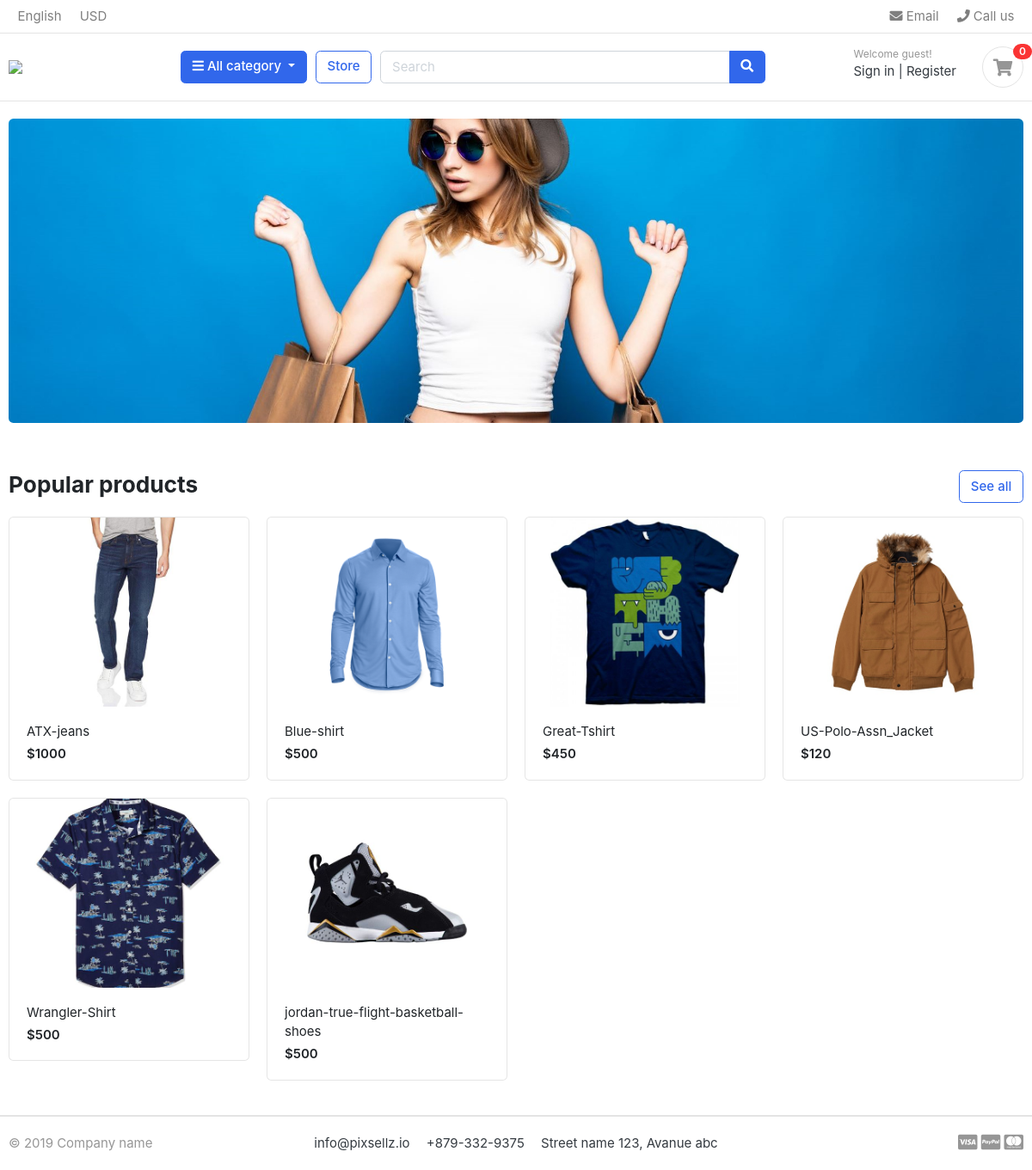
The page / on the database its author committed.
### store/models.py (models this page shows, shortened)
class Product(models.Model):
    product_name = models.CharField(max_length=200, unique=True)
    slug = models.SlugField(max_length=200, unique=True)
    description = models.TextField(max_length=200, unique=True)
    price = models.IntegerField()
    images = models.ImageField(upload_to='photos/products', unique=True)
    stock = models.IntegerField()
    is_available = models.BooleanField(default=True)
    category = models.ForeignKey(Category, on_delete=models.CASCADE)
    created_date = models.DateTimeField(auto_now_add=True)
    modified_date = models.DateTimeField(auto_now=True)
    def get_url(self):
        return reverse('product_detail', args=[self.category.slug, self.slug])

### MyStore/views.py (the view)
# urls.py: path('', views.home, name="home"),
def home(request):
    products = Product.objects.all().filter(is_available=True)
    context = {
        'products':products
    }
    return render(request, 'index.html',context)

### carts/context_processor.py (called while the page is built)
def counter(request):
    cart_count = 0
    if 'admin' in request.path:
        return {}
    else:
        try:
            cart = Cart.objects.filter(card_id = _cart_id(request))
            cart_items = CartItem.objects.all().filter(cart=cart[:1])
            for cart_item in cart_items:
                cart_count += cart_item.quantity
        except Cart.DoesNotExist:
            cart_count = 0
        return dict(cart_count = cart_count)

### carts/views.py (called while the page is built)
def _cart_id(request):
    cart = request.session.session_key
    if not cart:
        cart = request.session.create()
    return cart

### category/context_processors.py (called while the page is built)
def menu_links(request):
    links = Category.objects.all()
    return dict(links=links)

### category/models.py (called while the page is built)
    def get_url(self):
        return reverse('products_by_category', args=[self.slug])

### templates/index.html
{% extends './base.html' %}
{% load static %}
{% block content %}
<section class="section-intro padding-y-sm">
<div class="container">
<div class="intro-banner-wrap">
	<img src="{% static 'images/banners/cover.jpg' %}" class="img-fluid rounded">
</div>
</div>
</section>
<section class="section-name padding-y-sm">
<div class="container">
<header class="section-heading">
	<a href="./store.html" class="btn btn-outline-primary float-right">See all</a>
	<h3 class="section-title">Popular products</h3>
</header>
<div class="row">
	{% for product in products %}
	<div class="col-md-3">
		<div class="card card-product-grid">
			<a href="./product-detail.html" class="img-wrap"> <img src="{{ product.images.url }}"> </a>
			<figcaption class="info-wrap">
				<a href="{{ product.get_url }}" class="title">{{ product.product_name }}</a>
				<div class="price mt-1">${{ product.price }}</div>
			</figcaption>
		</div>
	</div>
	{% endfor %}
</div>
</div>
</section>
</body>
</html>
{% endblock %}

### templates/base.html (shortened to what this page needs)
<!DOCTYPE HTML>
{% load static %}
<html lang="en">
<head>
<link href="{% static 'css/bootstrap.css' %}" rel="stylesheet" type="text/css"/>
<link href="{% static 'fonts/fontawesome/css/all.min.css' %}" type="text/css" rel="stylesheet">
<link href="{% static 'css/ui.css' %}" rel="stylesheet" type="text/css"/>
<link href="{% static 'css/responsive.css' %}" rel="stylesheet" media="only screen and (max-width: 1200px)" />
</head>
<body>
{% include './base/header.html' %}
{% block content %}{% endblock %}
{% include './base/footer.html' %}

### templates/base/header.html (shortened to what this page needs)
{% load static %}
<header class="section-header">
    <nav class="navbar p-md-0 navbar-expand-sm navbar-light border-bottom">
    <div class="container">
      <div class="collapse navbar-collapse" id="navbarTop4">
        <ul class="navbar-nav mr-auto">
            <li class="nav-item dropdown">
                 <a href="#" class="nav-link">English</a>
            </li>
            <li class="nav-item dropdown">
                <a href="#" class="nav-link"> USD </a>
            </li>
        </ul>
        <ul class="navbar-nav">
            <li><a href="#" class="nav-link"> <i class="fa fa-envelope"></i> Email </a></li>
            <li><a href="#" class="nav-link"> <i class="fa fa-phone"></i> Call us </a></li>
        </ul>
      </div>
    </div>
    </nav>
    <section class="header-main border-bottom">
        <div class="container">
    <div class="row align-items-center">
        <div class="col-lg-2 col-md-3 col-6">
            <a href="{% url 'home' %}" class="brand-wrap">
                <img class="logo" src="{% static './images/logo.png' %}">
            </a>
        </div>
        <div class="col-lg col-sm col-md col-6 flex-grow-0">
            <div class="category-wrap dropdown d-inline-block float-right">
                <button type="button" class="btn btn-primary dropdown-toggle" data-toggle="dropdown">
                    <i class="fa fa-bars"></i> All category
                </button>
            </div>
        </div>
        <a href="{% url 'store' %}" class="btn btn-outline-primary">Store</a>
        <div class="col-lg  col-md-6 col-sm-12 col">
            <form action="{% url 'search' %}" class="search" method="GET">
                <div class="input-group w-100">
                    <input type="text" class="form-control" style="width:60%;" placeholder="Search" name="keyword">
                    <div class="input-group-append">
                      <button class="btn btn-primary" type="submit">
                        <i class="fa fa-search"></i>
                      </button>
                    </div>
                </div>
            </form>
        </div>
        <div class="col-lg-3 col-sm-6 col-8 order-2 order-lg-3">
                    <div class="d-flex justify-content-end mb-3 mb-lg-0">
                        <div class="widget-header">
                            {% if user.id is None %}
                            <small class="title text-muted">Welcome guest!</small>
                            <div>
                                <a href="{% url 'login' %}">Sign in</a> <span class="dark-transp"> | </span>
                                <a href="{% url 'register' %}"> Register</a>
                            </div>
                            {% else %}
                            <small class="title text-muted">Welcome {{ user.first_name }}</small>
                            <div>
                                <a href="{% url 'dashboard' %}">Dashboard</a> <span class="dark-transp"> | </span>
                                <a href="{% url 'logout' %}"> logout</a>
                            </div>
                            {% endif %}
                        </div>
                        <a href="./cart.html" class="widget-header pl-3 ml-3">
                            <div class="icon icon-sm rounded-circle border"><i class="fa fa-shopping-cart"></i></div>
                            <span class="badge badge-pill badge-danger notify">{{ cart_count }}</span>
                        </a>
                    </div>
                </div>
    </div>
        </div>
    </section>
    </header>

### templates/base/footer.html
{% load static %}
<footer class="section-footer border-top">
	<div class="container">
		<section class="footer-bottom border-top row">
			<div class="col-md-2">
				<p class="text-muted"> &copy 2019 Company name </p>
			</div>
			<div class="col-md-8 text-md-center">
				<span  class="px-2">info@pixsellz.io</span>
				<span  class="px-2">+879-332-9375</span>
				<span  class="px-2">Street name 123, Avanue abc</span>
			</div>
			<div class="col-md-2 text-md-right text-muted">
				<i class="fab fa-lg fa-cc-visa"></i>
				<i class="fab fa-lg fa-cc-paypal"></i>
				<i class="fab fa-lg fa-cc-mastercard"></i>
			</div>
		</section>
	</div>
</footer>

### static/css/ui.css (style rules this page uses)
html { font-family: "Inter", sans-serif; font-size: 15px; }
.img-wrap { text-align: center; display: block; }
.img-wrap img { max-width: 100%; }
.icon-xs, .icon-sm, .icon-md, .icon-lg { display: inline-block; text-align: center; flex-shrink: 0; flex-grow: 0; }
.icon-sm { width: 48px; height: 48px; line-height: 48px !important; font-size: 20px; }
.padding-y-sm { padding-top: 20px; padding-bottom: 20px; }
.section-heading { margin-bottom: 20px; margin-top: 15px; }
.section-title { color: #212529; }
p:last-child { margin-bottom: 0; }
.header-main { position: relative; padding-top: 1rem; padding-bottom: 1rem; }
.brand-wrap .logo, .navbar-brand .logo { margin-right: 7px; max-height: 42px; display: inline-block; }
.widget-header { display: inline-block; vertical-align: middle; position: relative; }
.widget-header a { color: #343a40; }
.widget-header i { color: #969696; }
.widget-header .title { display: block; }
.widget-header .notify { position: absolute; top: -3px; right: -10px; }
.footer-bottom { padding-top: 20px; padding-bottom: 20px; }
[class*=card-product] a.title { color: #212529; display: block; }
[class*=card-product] .img-wrap { overflow: hidden; position: relative; }
[class*=card-product] .img-wrap img { height: 100%; max-width: 100%; width: auto; display: inline-block; -o-object-fit: cover; object-fit: cover; }
.card-product-grid { margin-bottom: 20px; }
.card-product-grid .img-wrap { border-radius: 0.2rem 0.2rem 0 0; height: 220px; }
.card-product-grid .info-wrap { overflow: hidden; padding: 18px 20px; }
.card .img-wrap { overflow: hidden; }
.notify { position: absolute; top: -4px; right: -10px; display: inline-block; padding: 0.25em 0.6em; font-size: 12px; line-height: 1; text-align: center; border-radius: 3rem; color: #fff; background-color: #fa3434; }
.price { font-weight: 600; color: #212529; }

### rows shown on the page
Product: images (picture), product_name "ATX-jeans", price "1000"
Product: images (picture), product_name "Blue-shirt", price "500"
Product: images (picture), product_name "Great-Tshirt", price "450"
Product: images (picture), product_name "US-Polo-Assn_Jacket", price "120"
Product: images (picture), product_name "Wrangler-Shirt", price "500"
Product: images (picture), product_name "jordan-true-flight-basketball-shoes", price "500"

### other values the page prints
{{ cart_count }} "0"
